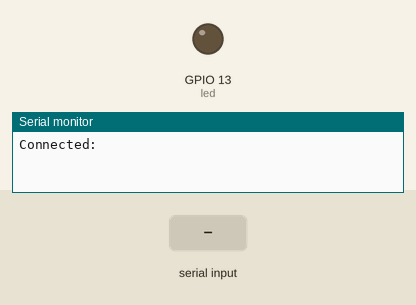
Recording of a sketch running on a simulated ESP32. Parts: output pins drawn as LEDs (lit = HIGH), the last lines printed to the serial monitor. The test bench sets the inputs (shaded band). Nothing arrives over Bluetooth unless stated.

Above: at 1.2 s.
1.3 s: "led_on\n" received over the second serial link
At 2.3 s:
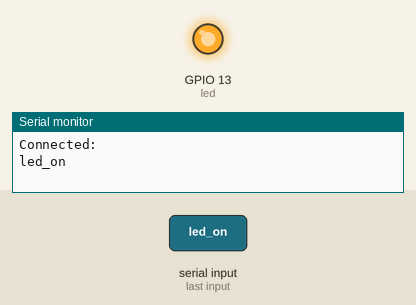
2.9 s: "led_off\n" received over the second serial link
At 4.2 s:
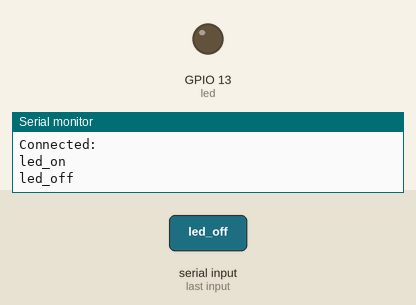
Timing chart, 0 to 5.9 s (numbered marks = the images above; inputs shaded):
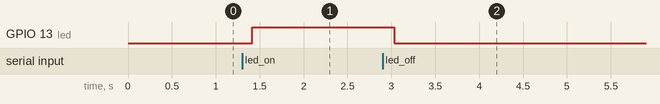

The sketch:

ESP32Bluetooth.ino
```cpp
#include <BluetoothSerial.h>//iinclude bluetooth library
#if !defined(CONFIG_BT_ENABLED) || !defined(CONFIG_BLUEDROID_ENABLED)
#error Bluetooth is not enabled! Please run `make menuconfig` to and enable it
#endif
BluetoothSerial SerialBT;
String message="";
char inComingChar;
const int led=13;
void setup() {
  SerialBT.begin("ESP32");
  Serial.println("Connected:");
  pinMode(led,OUTPUT);
Serial.begin(115200);
}

void loop() {
  if(Serial.available()){
    SerialBT.write(Serial.read());
  }
  if(SerialBT.available()){
    char inComingChar=SerialBT.read();
    if(inComingChar !='\n'){
      message+=String(inComingChar);
    }
    else{
      message="";
    }
    Serial.write(inComingChar);
  }
 if(message=="led_on"){
  digitalWrite(led,HIGH);

 }
 else if(message=="led_off"){
  digitalWrite(led,LOW);
 }
 delay(20);

}
```

Measured:
- after the input at 1.3 s, GPIO 13 (led): LOW → HIGH after 0.12 s
- after the input at 2.9 s, GPIO 13 (led): HIGH → LOW after 0.13 s
